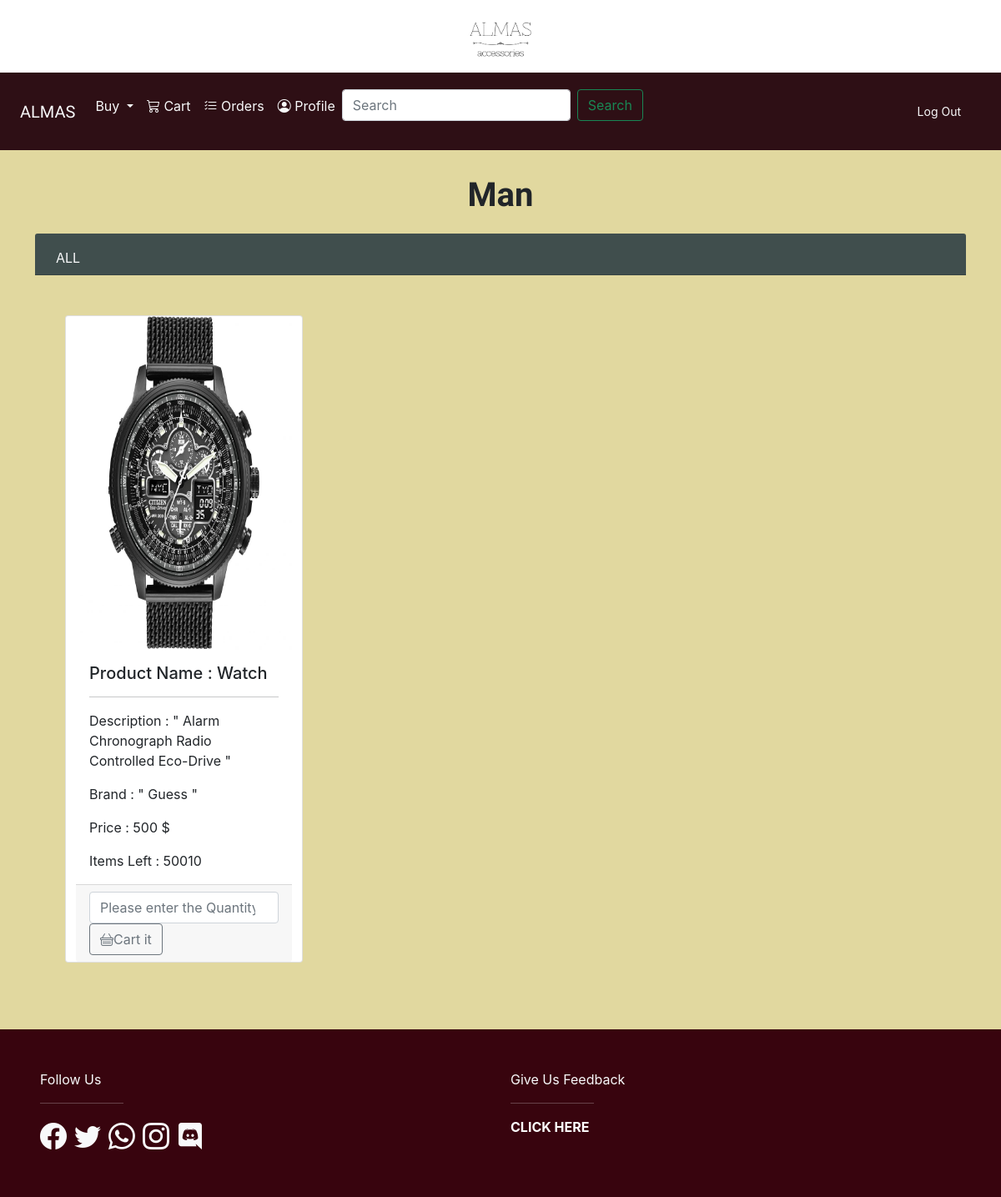
Page /alterPages/man.php (signed in) on the committed database.
### tables this page shows
CREATE TABLE `product` (
  `id` int(4) NOT NULL,
  `proName` varchar(255) NOT NULL,
  `description` varchar(255) NOT NULL,
  `metalPurty` varchar(255) NOT NULL,
  `metalColor` varchar(200) NOT NULL,
  `Brand` varchar(200) NOT NULL,
  `price` int(4) NOT NULL,
  `image` mediumtext NOT NULL,
  `adminId` int(4) NOT NULL,
  `categoryId` int(4) NOT NULL,
  `prodQuantity` int(11) NOT NULL
);

### alterPages/man.php (the view, shortened to what this page needs)
<html>
<head>
    <link href="https://cdn.jsdelivr.net/npm/bootstrap-icons@1.3.0/font/bootstrap-icons.css" rel="stylesheet">
    <link href="https://cdn.jsdelivr.net/npm/bootstrap@5.0.0-beta3/dist/css/bootstrap.min.css" rel="stylesheet">
    <link rel="stylesheet" href="../shared/style.css">
</head>
<?php
include '../shared/navbar.php';
include '../shared/config.php';
?>
<body>
    <form method="POST">
        <div class="container col2 mt-4" style="text-align:center;">
            <p class="fs-1 fw-bold info logo"> Man </p>
        </div>
        <div class="container align-center">
            <div class="card-header " style="background-color: #404e4d;">
                <ul class="nav nav-tabs card-header-tabs">
                    <a href="./man.php" name="category" class="nav-link text-light">ALL</a>
                </ul>
            </div>
        </div>
        <?php
        if (isset($_GET['cat'])) {
            $cat = $_GET['cat'];
            $getting = "SELECT * FROM `subcat` WHERE `id` = '$cat' ";
            $d = mysqli_query($conn, $getting);
        } else {
            $selectgdn = "SELECT  product.* ,product.id AS prodId , subcat.*
            FROM (product
            INNER JOIN subcat ON product.categoryId=subcat.id)
            WHERE  subcat.type = 'men' ";
            $q = mysqli_query($conn, $selectgdn);
        ?>
            <div class="container ">
                <div class="row row-cols-2 row-cols-md-4">
                    <?php
                    foreach ($q as $data) {
                    ?>
                        <div class="card m-5">
                            <img src="product/img/<?php echo $data['image'] ?>" class="card-img-top" height="400px" alt="Product">
                            <div class="card-body">
                                <h5 class="card-title"> Product Name : <?php echo $data['proName'] ?> </h5>
                                <hr>
                                <p class="card-text"> Description : " <?php echo $data['description'] ?> "</p>
                                <p class="card-text"> Brand : " <?php echo $data['Brand'] ?> "</p>
                                <p class="card-text"> Price : <?php echo $data['price'] ?> $ </p>
                                <p class="card-text"> Items Left : <?php echo $data['prodQuantity'] ?> </p>
                            </div>
                            <form method="POST">
                                <div class="card-footer">
                                    <?php if ($data['prodQuantity'] > 0) { ?>
                                        <input type="number" name="quan" class="form-control" placeholder="Please enter the Quantity" min="1" max="<?php echo $data['prodQuantity'];  ?>" width="200px">
                                        <button type="submit" name="buy" value="<?php echo $data['prodId']; ?>" class="btn btn-outline-secondary"><i class="bi bi-basket"></i>Cart it</button>
                                    <?php } else { ?>
                                        <button type="disable" class="btn btn-outline-danger" disabled>Ø OUT OF STOCK</button>
                                    <?php } ?>
                                </div>
                            </form>
                        </div>
                    <?php } ?>
                </div>
            </div>
        <?php }
        ?>
        <?php
        include '../shared/footer.php';
        include '../shared/script.php' ?>

### shared/style.css (style rules this page uses)
.logo { font-family: 'Poiret One', cursive; }

### shared/navbar.php (style rules this page uses)
body { font-family: 'Inter', sans-serif; }
.logo { font-family: 'Poiret One', cursive; }

### rows in the picture
product: image (picture), proName "Watch", description "Alarm Chronograph Radio Controlled Eco-Drive", Brand "Guess", price "500", prodQuantity "50010", $data['prodId'] 1 (drawn)
